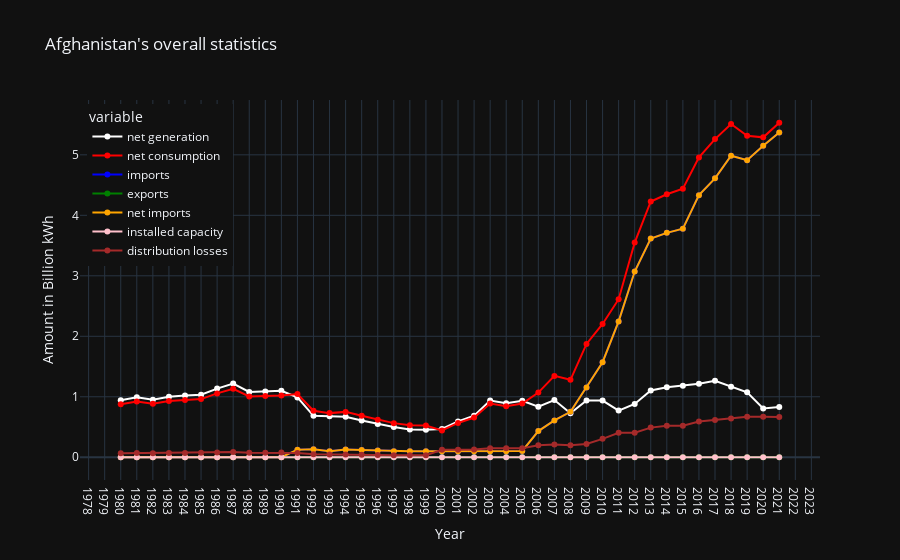

The notebook cell this image was saved under:
### Code cell
def get_lineplot_for_country_year_prototype(country: str):
    timeline = new_df[new_df["Country"] == country].copy()
    lines = px.line(timeline, x="Year", y=['net generation', 'net consumption', 'imports', 'exports', 'net imports', 'installed capacity', 'distribution losses'],
                    color_discrete_sequence=["white", "red", "blue", "green", "orange", "pink", "brown"], title=f"{country}'s overall statistics",
                    hover_data={'Year': False})
    lines.update_traces(mode='lines+markers')
    lines.update_layout(
        xaxis_title='Year',
        yaxis_title='Amount in Billion kWh',
        legend=dict(yanchor="top", y=0.99, xanchor="left", x=0.01),
        xaxis=dict(tickmode='linear', tick0=1980, dtick=1),
        hovermode='x unified'
    )
    return lines

get_lineplot_for_country_year_prototype("Afghanistan")

### Figure 1 — Plotly figure (JSON) as saved in the notebook; plotly's stock layout.template omitted (floating-point values rounded to 4 significant figures)
{"data": [{"hovertemplate": "variable=net generation<br>value=%{y}<extra></extra>", "legendgroup": "net generation", "line": {"color": "white", "dash": "solid"}, "marker": {"symbol": "circle"}, "mode": "lines+markers", "name": "net generation", "orientation": "v", "showlegend": true, "type": "scatter", "x": [1980, 1981, 1982, 1983, 1984, 1985, 1986, 1987, 1988, 1989, 1990, 1991, 1992, 1993, 1994, 1995, 1996, 1997, 1998, 1999, 2000, 2001, 2002, 2003, 2004, 2005, 2006, 2007, 2008, 2009, 2010, 2011, 2012, 2013, 2014, 2015, 2016, 2017, 2018, 2019, 2020, 2021], "xaxis": "x", "y": [0.942, 0.992, 0.952, 1, 1.019, 1.034, 1.135, 1.218, 1.08, 1.089, 1.098, 0.989, 0.685, 0.677, 0.669, 0.608, 0.549, 0.499, 0.46, 0.455, 0.467, 0.592, 0.687, 0.939, 0.894, 0.934, 0.837, 0.946, 0.728, 0.9381, 0.9363, 0.7713, 0.882, 1.103, 1.159, 1.183, 1.215, 1.264, 1.165, 1.073, 0.8073, 0.8291], "yaxis": "y"}, {"hovertemplate": "variable=net consumption<br>value=%{y}<extra></extra>", "legendgroup": "net consumption", "line": {"color": "red", "dash": "solid"}, "marker": {"symbol": "circle"}, "mode": "lines+markers", "name": "net consumption", "orientation": "v", "showlegend": true, "type": "scatter", "x": [1980, 1981, 1982, 1983, 1984, 1985, 1986, 1987, 1988, 1989, 1990, 1991, 1992, 1993, 1994, 1995, 1996, 1997, 1998, 1999, 2000, 2001, 2002, 2003, 2004, 2005, 2006, 2007, 2008, 2009, 2010, 2011, 2012, 2013, 2014, 2015, 2016, 2017, 2018, 2019, 2020, 2021], "xaxis": "x", "y": [0.8761, 0.9226, 0.8854, 0.93, 0.9477, 0.9616, 1.056, 1.133, 1.004, 1.013, 1.021, 1.045, 0.7681, 0.7296, 0.7502, 0.6854, 0.6206, 0.5641, 0.5278, 0.5232, 0.442, 0.567, 0.657, 0.889, 0.844, 0.889, 1.069, 1.345, 1.28, 1.873, 2.204, 2.613, 3.549, 4.228, 4.349, 4.44, 4.958, 5.261, 5.511, 5.315, 5.289, 5.531], "yaxis": "y"}, {"hovertemplate": "variable=imports<br>value=%{y}<extra></extra>", "legendgroup": "imports", "line": {"color": "blue", "dash": "solid"}, "marker": {"symbol": "circle"}, "mode": "lines+markers", "name": "imports", "orientation": "v", "showlegend": true, "type": "scatter", "x": [1980, 1981, 1982, 1983, 1984, 1985, 1986, 1987, 1988, 1989, 1990, 1991, 1992, 1993, 1994, 1995, 1996, 1997, 1998, 1999, 2000, 2001, 2002, 2003, 2004, 2005, 2006, 2007, 2008, 2009, 2010, 2011, 2012, 2013, 2014, 2015, 2016, 2017, 2018, 2019, 2020, 2021], "xaxis": "x", "y": [0, 0, 0, 0, 0, 0, 0, 0, 0, 0, 0, 0.125, 0.131, 0.1, 0.128, 0.12, 0.11, 0.1, 0.1, 0.1, 0.1, 0.1, 0.1, 0.1, 0.1, 0.105, 0.432, 0.609, 0.752, 1.155, 1.572, 2.246, 3.071, 3.615, 3.71, 3.779, 4.333, 4.611, 4.986, 4.912, 5.152, 5.368], "yaxis": "y"}, {"hovertemplate": "variable=exports<br>value=%{y}<extra></extra>", "legendgroup": "exports", "line": {"color": "green", "dash": "solid"}, "marker": {"symbol": "circle"}, "mode": "lines+markers", "name": "exports", "orientation": "v", "showlegend": true, "type": "scatter", "x": [1980, 1981, 1982, 1983, 1984, 1985, 1986, 1987, 1988, 1989, 1990, 1991, 1992, 1993, 1994, 1995, 1996, 1997, 1998, 1999, 2000, 2001, 2002, 2003, 2004, 2005, 2006, 2007, 2008, 2009, 2010, 2011, 2012, 2013, 2014, 2015, 2016, 2017, 2018, 2019, 2020, 2021], "xaxis": "x", "y": [0, 0, 0, 0, 0, 0, 0, 0, 0, 0, 0, 0, 0, 0, 0, 0, 0, 0, 0, 0, 0, 0, 0, 0, 0, 0, 0, 0, 0, 0, 0, 0, 0, 0, 0, 0, 0, 0, 0, 0, 0, 0], "yaxis": "y"}, {"hovertemplate": "variable=net imports<br>value=%{y}<extra></extra>", "legendgroup": "net imports", "line": {"color": "orange", "dash": "solid"}, "marker": {"symbol": "circle"}, "mode": "lines+markers", "name": "net imports", "orientation": "v", "showlegend": true, "type": "scatter", "x": [1980, 1981, 1982, 1983, 1984, 1985, 1986, 1987, 1988, 1989, 1990, 1991, 1992, 1993, 1994, 1995, 1996, 1997, 1998, 1999, 2000, 2001, 2002, 2003, 2004, 2005, 2006, 2007, 2008, 2009, 2010, 2011, 2012, 2013, 2014, 2015, 2016, 2017, 2018, 2019, 2020, 2021], "xaxis": "x", "y": [0, 0, 0, 0, 0, 0, 0, 0, 0, 0, 0, 0.125, 0.131, 0.1, 0.128, 0.12, 0.11, 0.1, 0.1, 0.1, 0.1, 0.1, 0.1, 0.1, 0.1, 0.105, 0.432, 0.609, 0.752, 1.155, 1.572, 2.246, 3.071, 3.615, 3.71, 3.779, 4.333, 4.611, 4.986, 4.912, 5.152, 5.368], "yaxis": "y"}, {"hovertemplate": "variable=installed capacity<br>value=%{y}<extra></extra>", "legendgroup": "installed capacity", "line": {"color": "pink", "dash": "solid"}, "marker": {"symbol": "circle"}, "mode": "lines+markers", "name": "installed capacity", "orientation": "v", "showlegend": true, "type": "scatter", "x": [1980, 1981, 1982, 1983, 1984, 1985, 1986, 1987, 1988, 1989, 1990, 1991, 1992, 1993, 1994, 1995, 1996, 1997, 1998, 1999, 2000, 2001, 2002, 2003, 2004, 2005, 2006, 2007, 2008, 2009, 2010, 2011, 2012, 2013, 2014, 2015, 2016, 2017, 2018, 2019, 2020, 2021], "xaxis": "x", "y": [0.000374, 0.000427, 0.000427, 0.00045, 0.00045, 0.00047, 0.00047, 0.000489, 0.000489, 0.000494, 0.000494, 0.000494, 0.000494, 0.000494, 0.000494, 0.000494, 0.000492, 0.000492, 0.000492, 0.000292, 0.000407, 0.000498, 0.000491, 0.000489, 0.000489, 0.000524, 0.000514, 0.000514, 0.0005211, 0.0005941, 0.0005942, 0.0005712, 0.0005871, 0.0006011, 0.0005861, 0.0005871, 0.0006341, 0.0006364, 0.0007674, 0.0007764, 0.0007764, 0.0007764], "yaxis": "y"}, {"hovertemplate": "variable=distribution losses<br>value=%{y}<extra></extra>", "legendgroup": "distribution losses", "line": {"color": "brown", "dash": "solid"}, "marker": {"symbol": "circle"}, "mode": "lines+markers", "name": "distribution losses", "orientation": "v", "showlegend": true, "type": "scatter", "x": [1980, 1981, 1982, 1983, 1984, 1985, 1986, 1987, 1988, 1989, 1990, 1991, 1992, 1993, 1994, 1995, 1996, 1997, 1998, 1999, 2000, 2001, 2002, 2003, 2004, 2005, 2006, 2007, 2008, 2009, 2010, 2011, 2012, 2013, 2014, 2015, 2016, 2017, 2018, 2019, 2020, 2021], "xaxis": "x", "y": [0.06594, 0.06944, 0.06664, 0.07, 0.07133, 0.07238, 0.07945, 0.08526, 0.0756, 0.07623, 0.07686, 0.06923, 0.04795, 0.04739, 0.04683, 0.04256, 0.03843, 0.03493, 0.0322, 0.03185, 0.125, 0.125, 0.13, 0.15, 0.15, 0.15, 0.2, 0.21, 0.2, 0.22, 0.304, 0.404, 0.404, 0.49, 0.52, 0.522, 0.59, 0.615, 0.64, 0.67, 0.67, 0.6669], "yaxis": "y"}], "layout": {"hovermode": "x unified", "legend": {"title": {"text": "variable"}, "tracegroupgap": 0, "x": 0.01, "xanchor": "left", "y": 0.99, "yanchor": "top"}, "title": {"text": "Afghanistan's overall statistics"}, "xaxis": {"anchor": "y", "domain": [0, 1], "dtick": 1, "tick0": 1980, "tickmode": "linear", "title": {"text": "Year"}}, "yaxis": {"anchor": "x", "domain": [0, 1], "title": {"text": "Amount in Billion kWh"}}}}
